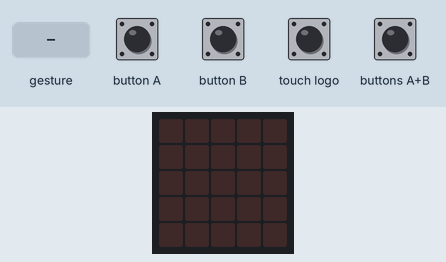
Simulated run of this program. Board: BBC micro:bit (MakeCode). On the bench: the board's 5×5 LED display. The inputs (shaded band) are chosen by the test bench. A tilt is held for 1.5 s and a shake lasts 1 s, then the board lies face up again.

Above: at 1.2 s.
1.3 s: gesture 'shake'
At 1.7 s:
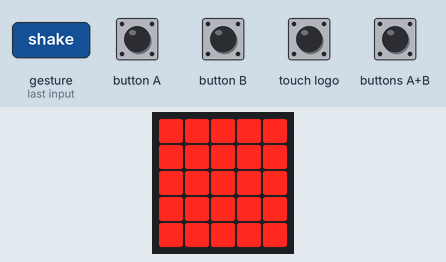
3.9 s: button A pressed for 0.15 s
At 4.3 s:
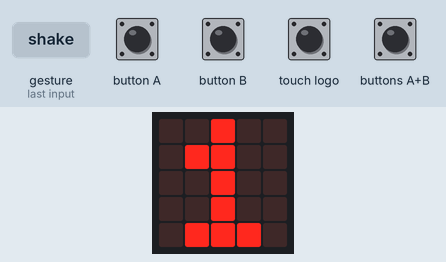
Timing chart, 0 to 6.9 s (numbered marks = the images above; inputs shaded):
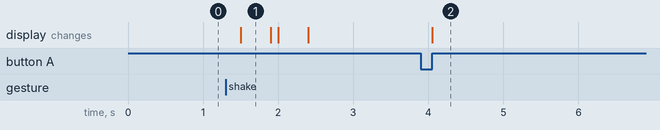

The program:

main.ts
```typescript
input.onButtonPressed(Button.A, function () {
    basic.showNumber(licznik)
})
input.onLogoEvent(TouchButtonEvent.Pressed, function () {
    if (kalibracja) {
        licznikKalibracji += 10
    } else {
        licznik = 0
    }
})
input.onButtonPressed(Button.AB, function () {
    if (kalibracja) {
        kalibracja = false
        krok = licznikKalibracji / 100
        licznik = 0
    } else {
        kalibracja = true
        licznikKalibracji = 0
    }
})
input.onButtonPressed(Button.B, function () {
    basic.showNumber(licznik * krok * 2)
})
input.onGesture(Gesture.Shake, function () {
    if (!(kalibracja)) {
        licznik += 1
        for (let index = 0; index < 2; index++) {
            basic.showLeds(`
                # # # # #
                # # # # #
                # # # # #
                # # # # #
                # # # # #
                `)
            basic.clearScreen()
            basic.pause(100)
        }
    }
})
let licznikKalibracji = 0
let kalibracja = false
let krok = 0
let licznik = 0
licznik = 0
krok = 0.5
kalibracja = false
```

test.ts
```typescript
// tu są testy; nie będzie to kompilowane, gdy ten pakiet będzie używany jako rozszerzenie.
```

Measured:
- after the input at 1.3 s, the display: changes after 0.20 s (image 1)
- after the input at 3.9 s, the display: changes after 0.15 s (image 2)
- what the display in image 1 shows lasts 0.4 s, from 1.5 s to 1.9 s
